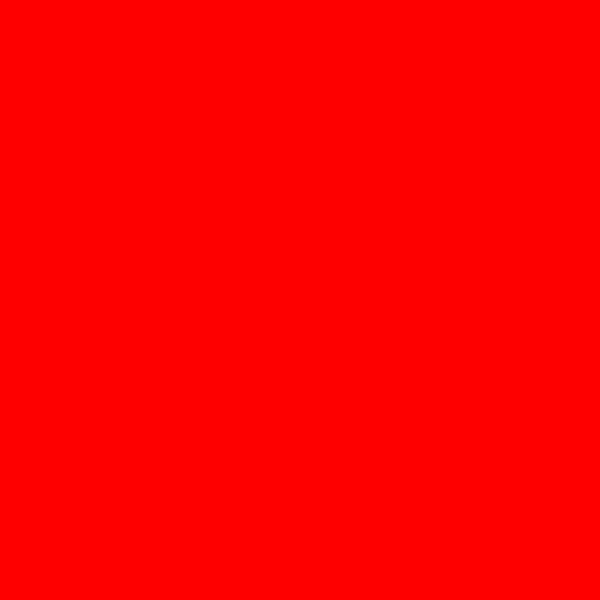
Frame 1 (no input)
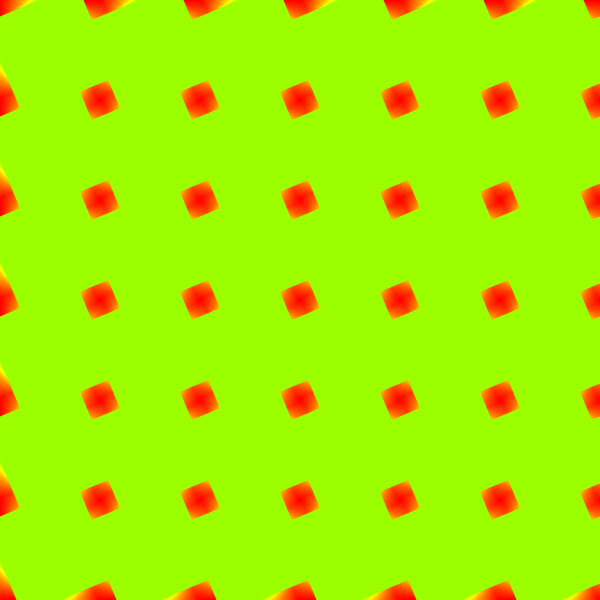
Frame 60 (the mouse pressed at the canvas centre just before this capture)
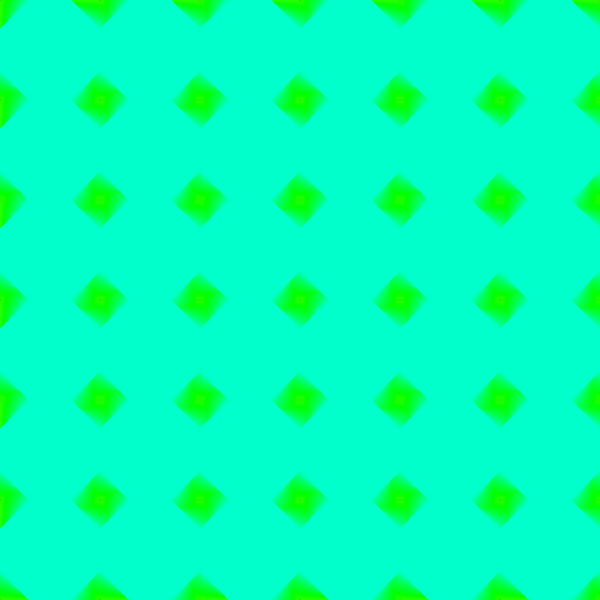
Frame 120 (the mouse held since frame 60 and released just before this capture)

The Processing sketch that drew these frames (run headless with seeded random() and noise(); from frame 60 on, the mouse is pressed at the canvas centre):

// Processing sketch: processing_173389
// ── processing_173389.pde

float newrot;
int newhue;
void setup() {
  size(600, 600);
  smooth();
  noStroke();
  colorMode(HSB);
  rectMode(CENTER);
}

void draw() {
  fill(newhue, 255, 255);
  for (int x=0; x<=width; x+=100) {
    for (int y=0; y<height; y+=100) {
      pushMatrix();
      translate(x+50,y+50);
      rotate(newrot);
      rect(0, 0, 100, 100);
      popMatrix();
    }
  }
  newhue++;
  newrot+=0.02;
  if (newhue==255) {
    newhue=0;
  }
}
